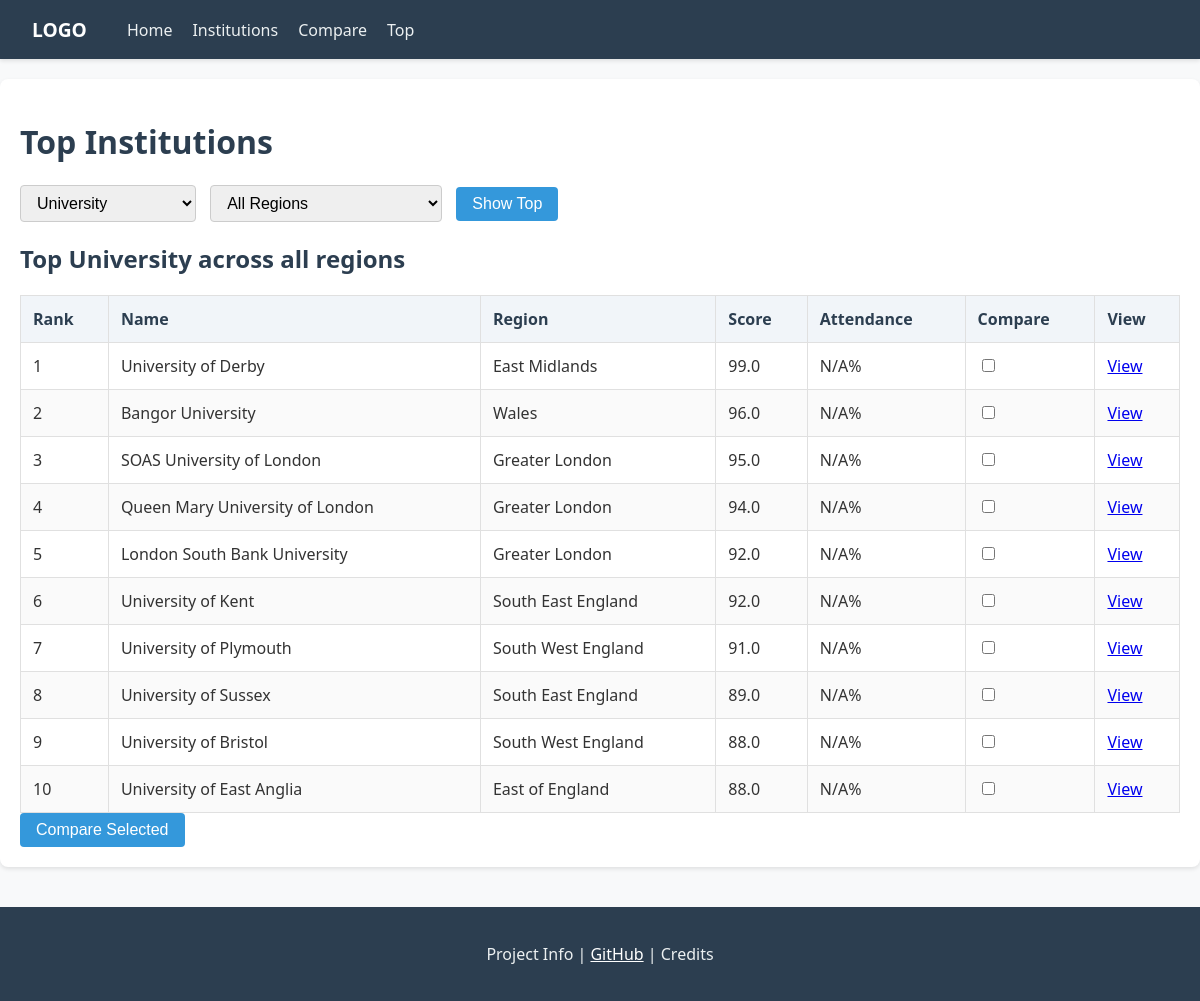
The page /top/ on the database its author committed.
### institutions/models.py (models this page shows, shortened)
class Institution(models.Model):
    CATEGORY_CHOICES = [
        ("Primary School", "Primary School"),
        ("Secondary School", "Secondary School"),
        ("College", "College"),
        ("University", "University"),
    ]
    name = models.CharField(max_length=200)
    category = models.CharField(max_length=50, choices=CATEGORY_CHOICES)
    region = models.ForeignKey(Region, on_delete=models.CASCADE)
    city = models.CharField(max_length=100, blank=True)
    postcode = models.CharField(max_length=20, blank=True)
    founded_year = models.IntegerField(null=True, blank=True)
    website = models.URLField(blank=True)

class Region(models.Model):
    name = models.CharField(max_length=100)
    country = models.CharField(max_length=100, blank=True)

### institutions/views.py (the view, shortened to what this page needs)
# urls.py: path("top/", views.top_institutions, name="top_institutions"),
def top_institutions(request):
    institution_category = request.GET.get("category", "University")
    region_name = request.GET.get("region")
    institutions = Institution.objects.filter(category=institution_category)
    if region_name:
        institutions = institutions.filter(region__name__iexact=region_name)
    institutions = institutions_with_latest_performance(institutions).order_by(
        "-latest_score"
    )[:10]
    regions = Region.objects.all().order_by("name")
    return render(request, "institutions/top_institutions.html", {
        "institutions": institutions,
        "regions": regions,
        "selected_category": institution_category,
        "selected_region": region_name,
        "category_choices": Institution.CATEGORY_CHOICES,
    })

### institutions/views.py (called while the page is built)
def institutions_with_latest_performance(queryset):
    latest_record = PerformanceRecord.objects.filter(
        institution=OuterRef("pk")
    ).order_by("-year")
    return queryset.annotate(
        latest_score=Subquery(
            latest_record.values("overall_score")[:1],
            output_field=FloatField()
        ),
        latest_attendance=Subquery(
            latest_record.values("attendance_rate_pct")[:1],
            output_field=FloatField()
        ),
    )

### institutions/templates/institutions/top_institutions.html (shortened to what this page needs)
{% extends 'institutions/base.html' %}
{% block content %}
    <h1>Top Institutions</h1>
    <form method="GET">
        <select name="category">
            {% for value, label in category_choices %}
                <option value="{{ value }}" {% if selected_category == value %}selected{% endif %}>
                    {{ label }}
                </option>
            {% endfor %}
        </select>
        <select name="region">
            <option value="">All Regions</option>
        </select>
        <button type="submit">Show Top</button>
    </form>
    <h2>
        Top {{ selected_category|default:"Institutions" }}
        {% if selected_region %}
            in {{ selected_region }}
        {% else %}
            across all regions
        {% endif %}
    </h2>
    <form action="{% url 'compare_institutions' %}" method="GET">
        <table>
            <thead>
                <tr>
                    <th>Rank</th>
                    <th>Name</th>
                    <th>Region</th>
                    <th>Score</th>
                    <th>Attendance</th>
                    <th>Compare</th>
                    <th>View</th>
                </tr>
            </thead>
            <tbody>
                {% for institution in institutions %}
                    <tr>
                        <td>{{ forloop.counter }}</td>
                        <td>{{ institution.name }}</td>
                        <td>{{ institution.region.name }}</td>
                        <td>{{ institution.latest_score|default:"N/A" }}</td>
                        <td>{{ institution.latest_attendance|default:"N/A" }}%</td>
                        <td><input type="checkbox" name="institution_ids" value="{{ institution.id }}"></td>
                        <td><a href="{% url 'institution_detail' institution.id %}">View</a></td>
                    </tr>
                {% empty %}
                    <tr>
                        <td colspan="7">No institutions found.</td>
                    </tr>
                {% endfor %}
            </tbody>
        </table>
        <button type="submit">Compare Selected</button>
    </form>
{% endblock %}

### institutions/static/css/style.css (style rules this page uses)
body { font-family: 'Segoe UI', Tahoma, Geneva, Verdana, sans-serif; margin: 0; padding: 0; background-color: #f8f9fa; color: #333; }
h1, h2, h3 { color: #2c3e50; }
input[type="text"], select { padding: 8px 12px; border: 1px solid #ccc; border-radius: 4px; margin-right: 10px; font-size: 1rem; }
button { background-color: #3498db; color: white; border: none; padding: 8px 16px; border-radius: 4px; cursor: pointer; font-size: 1rem; transition: background-color 0.3s; }
table { width: 100%; border-collapse: collapse; margin-top: 20px; background: white; }
th, td { border: 1px solid #e0e0e0; padding: 12px; text-align: left; }
th { background-color: #f1f5f9; font-weight: 600; color: #2c3e50; }
tr:nth-child(even) { background-color: #fafafa; }

### rows shown on the page
Institution: name "University of Derby", region.name "East Midlands", latest_score "99.0", latest_attendance "N/A"
Institution: name "Bangor University", region.name "Wales", latest_score "96.0", latest_attendance "N/A"
Institution: name "SOAS University of London", region.name "Greater London", latest_score "95.0", latest_attendance "N/A"
Institution: name "Queen Mary University of London", region.name "Greater London", latest_score "94.0", latest_attendance "N/A"
Institution: name "London South Bank University", region.name "Greater London", latest_score "92.0", latest_attendance "N/A"
Institution: name "University of Kent", region.name "South East England", latest_score "92.0", latest_attendance "N/A"
Institution: name "University of Plymouth", region.name "South West England", latest_score "91.0", latest_attendance "N/A"
Institution: name "University of Sussex", region.name "South East England", latest_score "89.0", latest_attendance "N/A"
Institution: name "University of Bristol", region.name "South West England", latest_score "88.0", latest_attendance "N/A"
Institution: name "University of East Anglia", region.name "East of England", latest_score "88.0", latest_attendance "N/A"

### other values the page prints
{{ selected_category|default:"Institutions" }} "University"
form field category "University"
